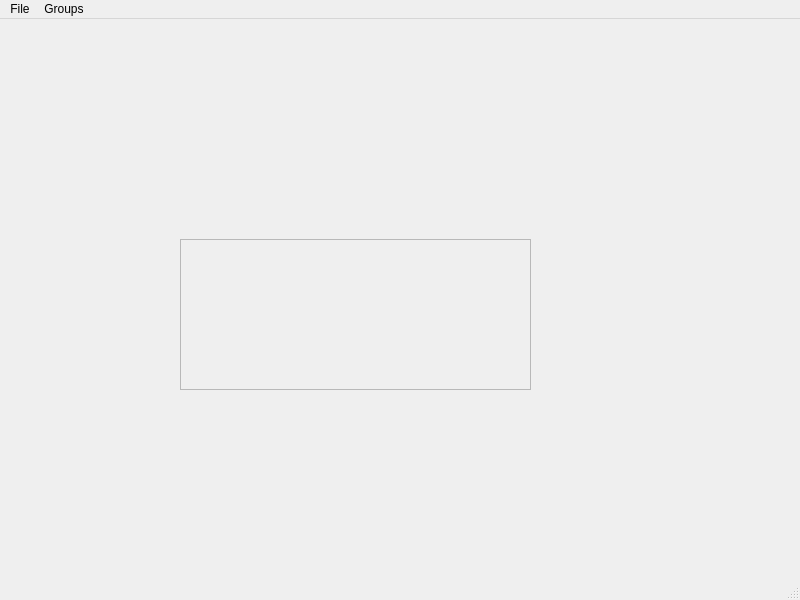
<?xml version="1.0" encoding="UTF-8"?>
<ui version="4.0">
 <class>HotkeySoundboard</class>
 <widget class="QMainWindow" name="HotkeySoundboard">
  <property name="geometry">
   <rect>
    <x>0</x>
    <y>0</y>
    <width>800</width>
    <height>600</height>
   </rect>
  </property>
  <property name="windowTitle">
   <string>HotkeySoundboard</string>
  </property>
  <widget class="QWidget" name="centralwidget">
   <widget class="QScrollArea" name="scrollArea">
    <property name="geometry">
     <rect>
      <x>180</x>
      <y>220</y>
      <width>351</width>
      <height>151</height>
     </rect>
    </property>
    <property name="widgetResizable">
     <bool>true</bool>
    </property>
    <widget class="QWidget" name="scrollAreaWidgetContents">
     <property name="geometry">
      <rect>
       <x>0</x>
       <y>0</y>
       <width>349</width>
       <height>149</height>
      </rect>
     </property>
    </widget>
   </widget>
  </widget>
  <widget class="QMenuBar" name="menubar">
   <property name="geometry">
    <rect>
     <x>0</x>
     <y>0</y>
     <width>800</width>
     <height>21</height>
    </rect>
   </property>
   <widget class="QMenu" name="menuFile">
    <property name="title">
     <string>File</string>
    </property>
   </widget>
   <widget class="QMenu" name="menuGroups">
    <property name="title">
     <string>Groups</string>
    </property>
   </widget>
   <addaction name="menuFile"/>
   <addaction name="menuGroups"/>
  </widget>
  <widget class="QStatusBar" name="statusbar"/>
 </widget>
 <resources/>
 <connections/>
</ui>
